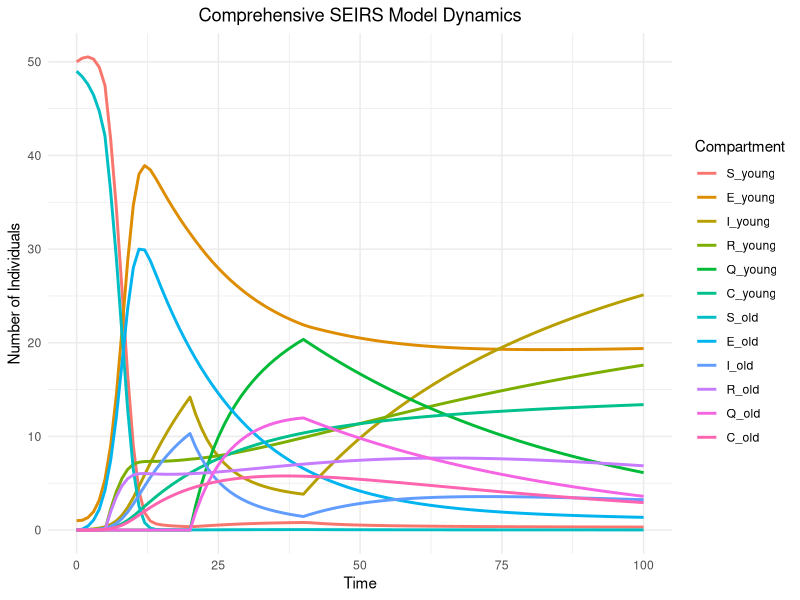
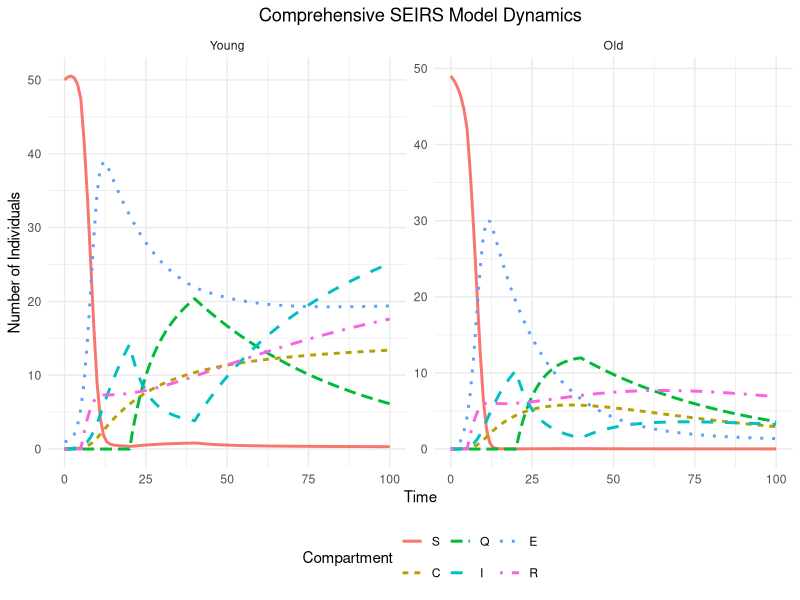
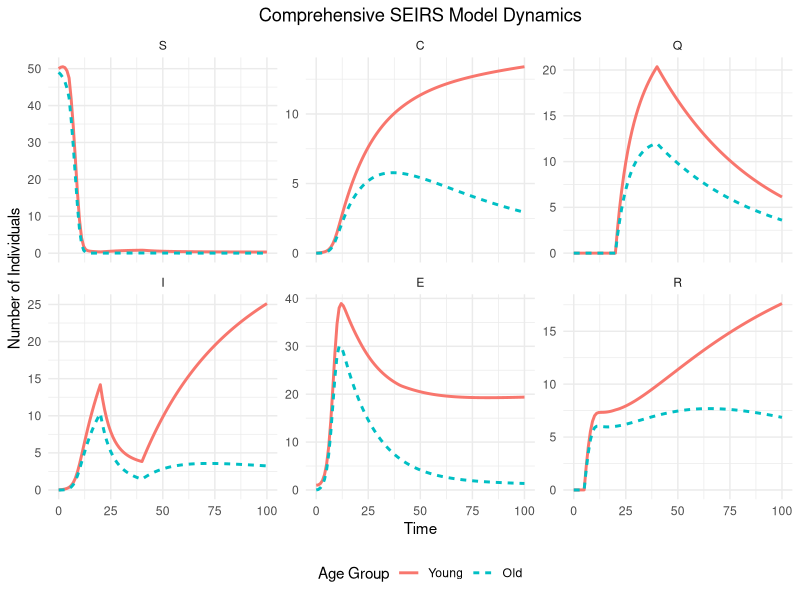
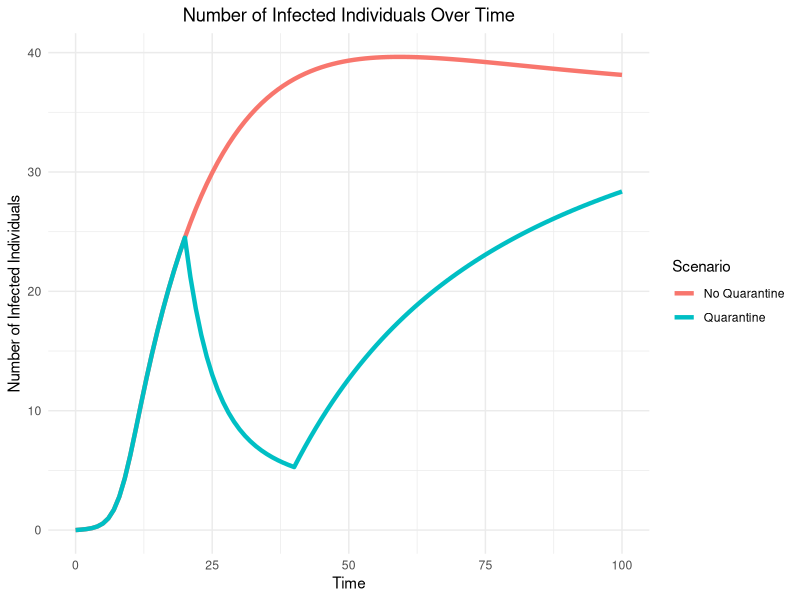
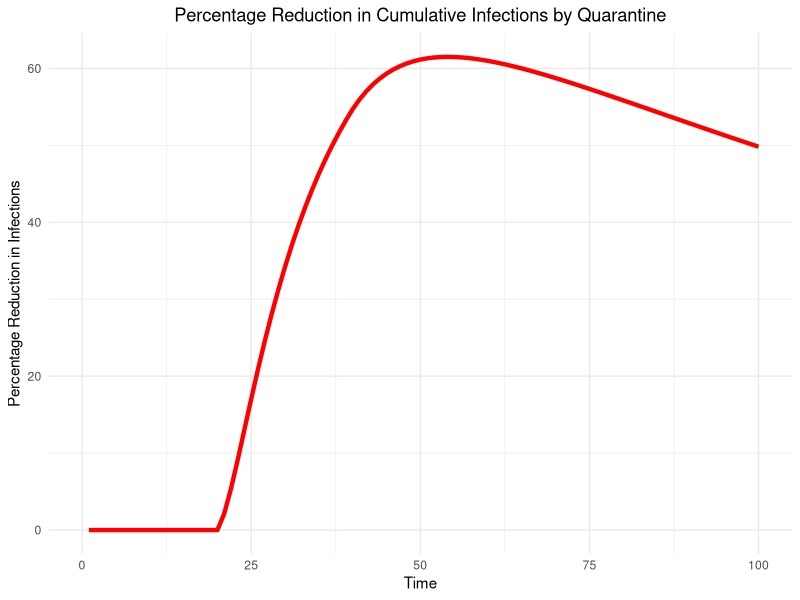
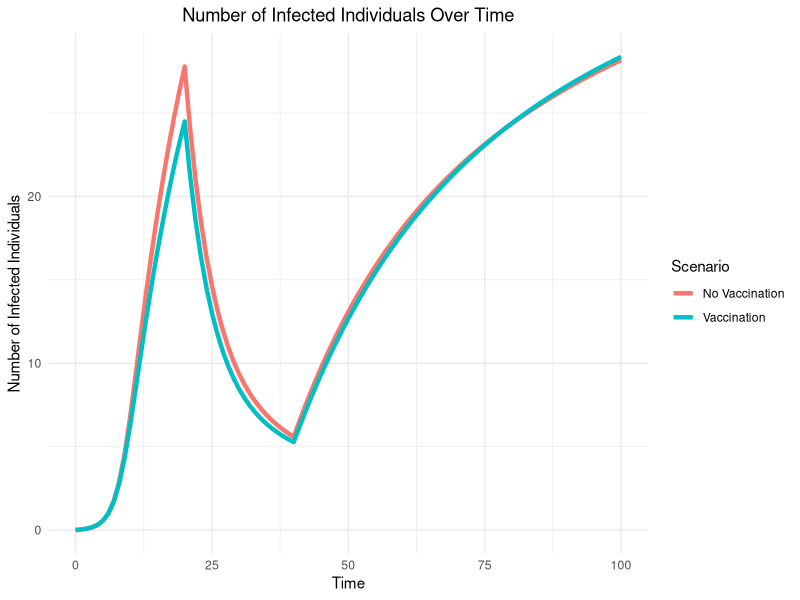
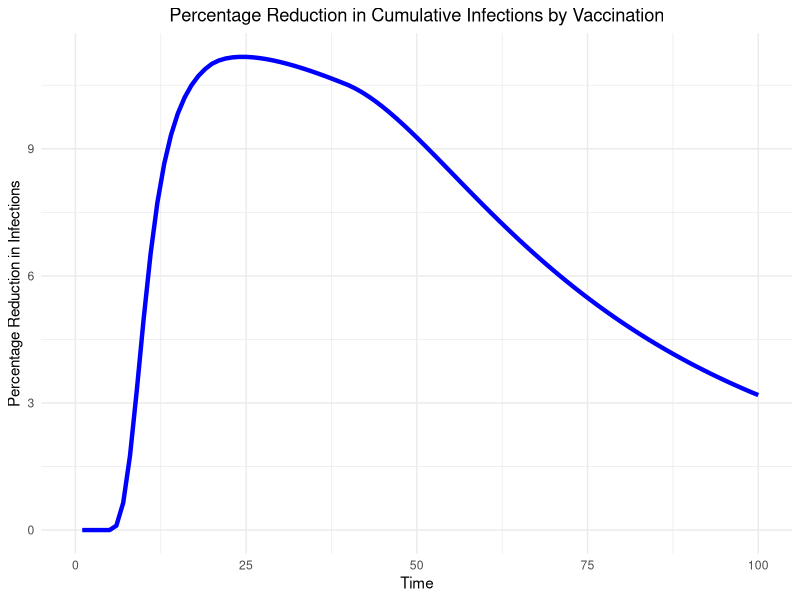

Reproduce these figures in R, in order.
library(deSolve)
library(ggplot2)
library(reshape2)
library(dplyr)

# Comprehensive SEIRS model function (SEIRQC)
seirs_comprehensive_model <- function(time, state, parameters) {
  with(as.list(c(state, parameters)), {
    
    # Total population
    total_pop <- S_young + E_young + I_young + R_young + Q_young + C_young +
      S_old + E_old + I_old + R_old + Q_old + C_old
    
    # Vaccination intervention for both age groups
    if (time >= vacc_start & time <= vacc_end) {
      vacc_young <- vacc_rate * S_young
      vacc_old <- vacc_rate * S_old
    } else {
      vacc_young <- 0
      vacc_old <- 0
    }
    
    # Quarantine intervention for both age groups
    if (time >= quarantine_start & time <= quarantine_end) {
      new_quarantined_young <- quarantine_rate * I_young
      new_quarantined_old <- quarantine_rate * I_old
    } else {
      new_quarantined_young <- 0
      new_quarantined_old <- 0
    }
    
    # Differential equations for young age group
    dS_young <- birth_rate * total_pop - beta_young * S_young * (I_young + I_old + kappa * C_young + kappa * C_old) - death_rate * S_young + delta * R_young - vacc_young
    dE_young <- beta_young * S_young * (I_young + I_old + kappa * C_young + kappa * C_old) - sigma * E_young - death_rate * E_young
    dI_young <- (1-p) * sigma * E_young - gamma * I_young - death_rate * I_young - new_quarantined_young
    dR_young <- gamma * I_young - delta * R_young - death_rate * R_young + vacc_young + gamma * Q_young + gamma * C_young
    dQ_young <- new_quarantined_young - gamma * Q_young - death_rate * Q_young
    dC_young <- p * sigma * E_young - gamma * C_young - death_rate * C_young
    
    # Differential equations for old age group
    dS_old <- - beta_old * S_old * (I_young + I_old + kappa * C_young + kappa * C_old) - death_rate * S_old + delta * R_old - vacc_old
    #There should be no birth rate term for the old age group!
    dE_old <- beta_old * S_old * (I_young + I_old + kappa * C_young + kappa * C_old) - sigma * E_old - death_rate * E_old
    dI_old <- (1-p) * sigma * E_old - gamma * I_old - death_rate * I_old - new_quarantined_old
    dR_old <- gamma * I_old - delta * R_old - death_rate * R_old + vacc_old + gamma * Q_old + gamma * C_old
    dQ_old <- new_quarantined_old - gamma * Q_old - death_rate * Q_old
    dC_old <- p * sigma * E_old - gamma * C_old - death_rate * C_old
    
    return(list(c(dS_young, dE_young, dI_young, dR_young, dQ_young, dC_young,
                  dS_old, dE_old, dI_old, dR_old, dQ_old, dC_old)))
  })
}

# Parameters for the comprehensive SEIRS model
parameters <- c(
  beta_young = 0.1,        # Transmission rate for young
  beta_old = 0.1,           # Transmission rate for old
  sigma = 0.05,             # Latency
  gamma = 0.01,              # Recovery rate
  delta = 0.01,             # Loss of immunity rate
  birth_rate = 0.01,        # Birth rate
  death_rate = 0.01,        # Natural death rate
  vacc_rate = 0.05,          # Vaccination rate
  vacc_start = 5,          # Vaccination intervention start time
  vacc_end = 20,            # Vaccination intervention end time
  quarantine_rate = 0.2,   # Quarantine rate
  quarantine_start = 20,    # Quarantine intervention start time
  quarantine_end = 40,      # Quarantine intervention end time
  kappa = 0.5,              # Relative transmissibility of carriers
  p = 0.3                  # Proportion progressing to carrier state
)

# Initial state for the comprehensive SEIRS model
initial_state <- c(S_young = 50, E_young = 1, I_young = 0, R_young = 0, Q_young = 0, C_young = 0,
                   S_old = 49, E_old = 0, I_old = 0, R_old = 0, Q_old = 0, C_old = 0)

# Time sequence for the simulation
times <- seq(0, 100, by = 1)

# Solving the comprehensive SEIRS model
output <- ode(y = initial_state, times = times, func = seirs_comprehensive_model, parms = parameters)



# Visualising the output
output_df <- as.data.frame(output)
output_long <- reshape2::melt(output_df, id.vars = "time")

# Plotting the results
ggplot(output_long, aes(x = time, y = value, color = variable)) +
  geom_line(size = 1) +
  theme_minimal() +
  labs(x = "Time", y = "Number of Individuals", color = "Compartment") +
  ggtitle("Comprehensive SEIRS Model Dynamics") +
  theme(plot.title = element_text(hjust = 0.5))



### Clearer Visualisation


library(deSolve)
library(ggplot2)
library(reshape2)

output_df <- as.data.frame(output)
output_long <- reshape2::melt(output_df, id.vars = "time")


## Plotting separate plots by age and compartment

# Simple code (default)
 # output_long$age_group <- ifelse(grepl("_young", output_long$variable), "Young", "Old")
 # output_long$compartment <- sub("_young|_old", "", output_long$variable)

# More complex code setting the order for groups to appear in the plot chart (eg. young before old, etc.)
output_long$age_group <- factor(ifelse(grepl("_young", output_long$variable), "Young", "Old"), levels = c("Young", "Old"))
output_long$compartment <- factor(sub("_young|_old", "", output_long$variable), levels = c("S", "C", "Q", "I", "E", "R"))


ggplot(output_long, aes(x = time, y = value, color = compartment, linetype = compartment)) +
  geom_line(size = 1) +
  facet_wrap(~age_group, scales = "free_y") +
  theme_minimal() +
  labs(x = "Time", y = "Number of Individuals", color = "Compartment", linetype = "Compartment") +
  ggtitle("Comprehensive SEIRS Model Dynamics") +
  theme(plot.title = element_text(hjust = 0.5), legend.position = "bottom")

ggplot(output_long, aes(x = time, y = value, color = age_group, linetype = age_group)) +
  geom_line(size = 1) +
  facet_wrap(~compartment, scales = "free_y") +
  theme_minimal() +
  labs(x = "Time", y = "Number of Individuals", color = "Age Group", linetype = "Age Group") +
  ggtitle("Comprehensive SEIRS Model Dynamics") +
  theme(plot.title = element_text(hjust = 0.5), legend.position = "bottom")


## Quarantine Intervention Impact Analysis

# Calculate the epidemic dynamics without quarantine
parameters_no_quarantine <- parameters
parameters_no_quarantine["quarantine_rate"] = 0
output_no_quarantine <- ode(y = initial_state, times = times, func = seirs_comprehensive_model, parms = parameters_no_quarantine)

# Calculate the epidemic dynamics with quarantine
output_quarantine <- ode(y = initial_state, times = times, func = seirs_comprehensive_model, parms = parameters)

# Convert to data frames
output_no_quarantine_df <- as.data.frame(output_no_quarantine)
output_quarantine_df <- as.data.frame(output_quarantine)

# Calculate cumulative infections
output_no_quarantine_df$Cumulative_Infected_no_quarantine <- cumsum(rowSums(output_no_quarantine_df[, c("I_young", "I_old")]))
output_quarantine_df$Cumulative_Infected_quarantine <- cumsum(rowSums(output_quarantine_df[, c("I_young", "I_old")]))

# Calculate number of infected individuals at each time point
output_no_quarantine_df$Total_Infected_no_quarantine <- rowSums(output_no_quarantine_df[, c("I_young", "I_old")])
output_quarantine_df$Total_Infected_quarantine <- rowSums(output_quarantine_df[, c("I_young", "I_old")])

# Plot number of infected individuals at each time point for both scenarios
df_infected_quarantine <- data.frame(
  time = rep(times, 2),
  Total_Infected = c(output_no_quarantine_df$Total_Infected_no_quarantine, output_quarantine_df$Total_Infected_quarantine),
  Scenario = rep(c("No Quarantine", "Quarantine"), each = length(times))
)

ggplot(df_infected_quarantine, aes(x = time, y = Total_Infected, color = Scenario)) +
  geom_line(size = 1.5) +
  theme_minimal() +
  labs(x = "Time", y = "Number of Infected Individuals", title = "Number of Infected Individuals Over Time") +
  theme(plot.title = element_text(hjust = 0.5))

# Calculate percentage reduction in cumulative infections
percentage_prevented_quarantine <- (output_no_quarantine_df$Cumulative_Infected_no_quarantine - output_quarantine_df$Cumulative_Infected_quarantine) / output_no_quarantine_df$Cumulative_Infected_no_quarantine * 100

# Plot percentage reduction in cumulative infections by quarantine
df_prevented_quarantine <- data.frame(time = times, percentage_prevented = percentage_prevented_quarantine)
ggplot(df_prevented_quarantine, aes(x = time, y = percentage_prevented)) +
  geom_line(color = "red", size = 1.5) +
  theme_minimal() +
  labs(x = "Time", y = "Percentage Reduction in Infections", title = "Percentage Reduction in Cumulative Infections by Quarantine") +
  theme(plot.title = element_text(hjust = 0.5))


## Vaccine Intervention Impact Analysis

# Calculate the epidemic dynamics without vaccination
parameters_no_vacc <- parameters
parameters_no_vacc["vacc_rate"] = 0
output_no_vacc <- ode(y = initial_state, times = times, func = seirs_comprehensive_model, parms = parameters_no_vacc)

# Calculate the epidemic dynamics with vaccination
output_vacc <- ode(y = initial_state, times = times, func = seirs_comprehensive_model, parms = parameters)

# Convert to data frames
output_no_vacc_df <- as.data.frame(output_no_vacc)
output_vacc_df <- as.data.frame(output_vacc)

# Calculate number of infected individuals at each time point
output_no_vacc_df$Total_Infected_no_vacc <- rowSums(output_no_vacc_df[, c("I_young", "I_old")])
output_vacc_df$Total_Infected_vacc <- rowSums(output_vacc_df[, c("I_young", "I_old")])

# Combine data frames for plotting
df_infected_vacc <- data.frame(
  time = rep(times, 2),
  Total_Infected = c(output_no_vacc_df$Total_Infected_no_vacc, output_vacc_df$Total_Infected_vacc),
  Scenario = rep(c("No Vaccination", "Vaccination"), each = length(times))
)

# Plot number of infected individuals at each time point for both scenarios
ggplot(df_infected_vacc, aes(x = time, y = Total_Infected, color = Scenario)) +
  geom_line(size = 1.5) +
  theme_minimal() +
  labs(x = "Time", y = "Number of Infected Individuals", title = "Number of Infected Individuals Over Time") +
  theme(plot.title = element_text(hjust = 0.5))

# Calculate cumulative infections
output_no_vacc_df$Cumulative_Infected_no_vacc <- cumsum(rowSums(output_no_vacc_df[, c("I_young", "I_old")]))
output_vacc_df$Cumulative_Infected_vacc <- cumsum(rowSums(output_vacc_df[, c("I_young", "I_old")]))

# Calculate percentage reduction in cumulative infections
percentage_prevented_vacc <- (output_no_vacc_df$Cumulative_Infected_no_vacc - output_vacc_df$Cumulative_Infected_vacc) / output_no_vacc_df$Cumulative_Infected_no_vacc * 100

# Plot percentage reduction in cumulative infections by vaccination
df_prevented_vacc <- data.frame(time = times, percentage_prevented = percentage_prevented_vacc)
ggplot(df_prevented_vacc, aes(x = time, y = percentage_prevented)) +
  geom_line(color = "blue", size = 1.5) +
  theme_minimal() +
  labs(x = "Time", y = "Percentage Reduction in Infections", title = "Percentage Reduction in Cumulative Infections by Vaccination") +
  theme(plot.title = element_text(hjust = 0.5))
